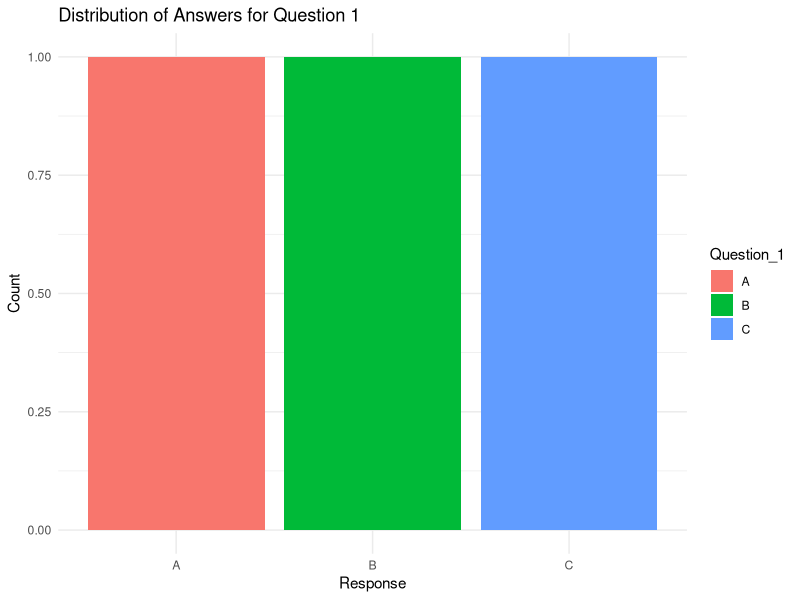
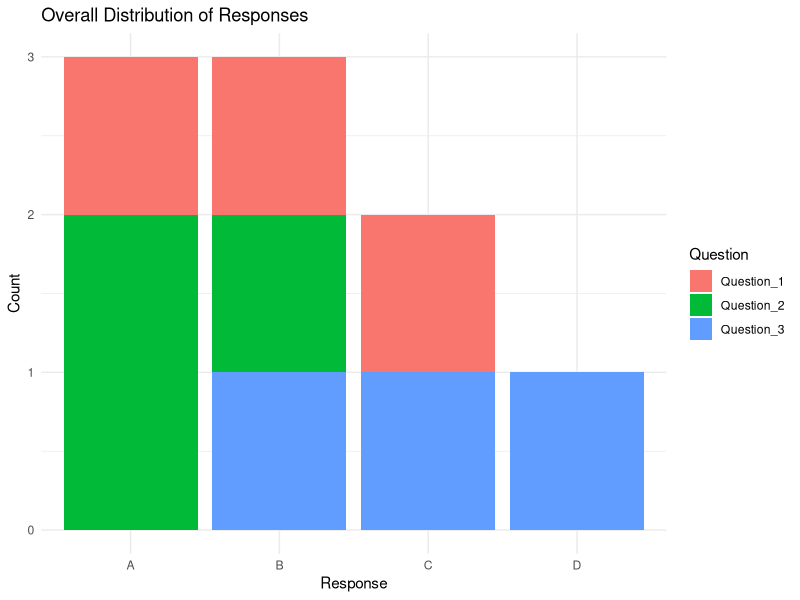

Here is the R script that generated these plots, in order:
library(ggplot2)
library(dplyr)
library(tidyr)

# Sample data
survey_data <- data.frame(
  Survey_ID = c(1, 2, 3),
  Question_1 = c("A", "B", "C"),
  Question_2 = c("B", "A", "A"),
  Question_3 = c("C", "D", "B")
)

# a. Grouped bar chart to visualize the distribution of answers for Question 1
grouped_bar_chart_q1 <- survey_data %>%
  ggplot(aes(x = Question_1, fill = Question_1)) +
  geom_bar(stat = "count") +
  labs(title = "Distribution of Answers for Question 1",
       x = "Response",
       y = "Count") +
  theme_minimal()

# b. Stacked bar chart to represent the overall distribution of responses for all three questions
stacked_bar_chart <- survey_data %>%
  gather(Question, Response, -Survey_ID) %>%
  ggplot(aes(x = Response, fill = Question)) +
  geom_bar(stat = "count") +
  labs(title = "Overall Distribution of Responses",
       x = "Response",
       y = "Count",
       fill = "Question") +
  theme_minimal()

# c. Table to show the survey response data for each survey
response_table <- survey_data %>%
  gather(Question, Response, -Survey_ID) %>%
  arrange(Survey_ID) %>%
  rename("Survey ID" = Survey_ID,
         "Question" = Question,
         "Response" = Response)

# Display the visualizations and table
print(grouped_bar_chart_q1)
print(stacked_bar_chart)
print(response_table)
